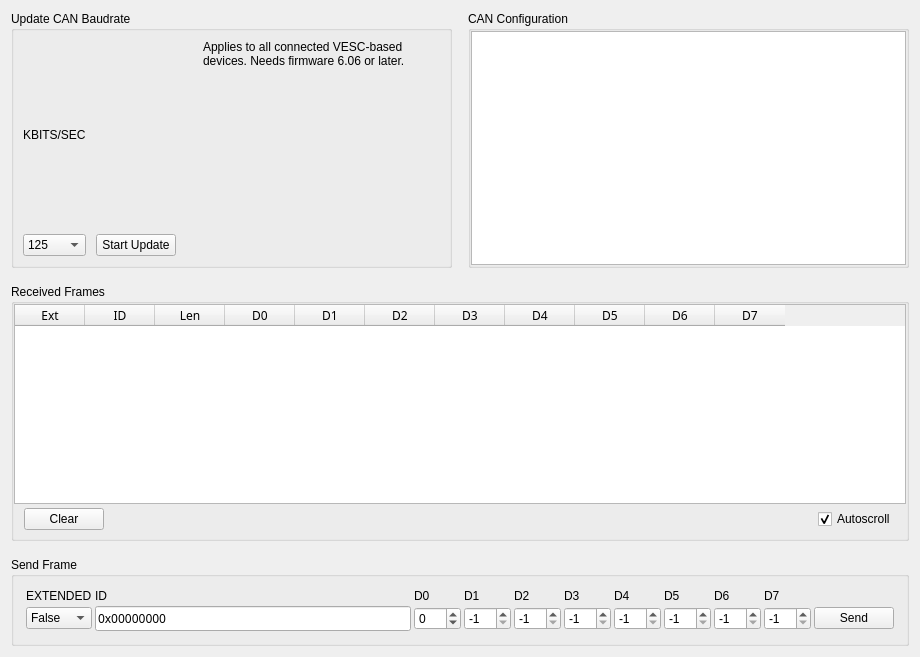
<?xml version="1.0" encoding="UTF-8"?>
<ui version="4.0">
 <class>PageCanAnalyzer</class>
 <widget class="QWidget" name="PageCanAnalyzer">
  <property name="geometry">
   <rect>
    <x>0</x>
    <y>0</y>
    <width>920</width>
    <height>657</height>
   </rect>
  </property>
  <property name="windowTitle">
   <string>Form</string>
  </property>
  <layout class="QVBoxLayout" name="verticalLayout">
   <property name="spacing">
    <number>16</number>
   </property>
   <item>
    <layout class="QHBoxLayout" name="horizontalLayout_3" stretch="1,1">
     <property name="spacing">
      <number>16</number>
     </property>
     <item>
      <widget class="QGroupBox" name="groupBox_2">
       <property name="title">
        <string>Update CAN Baudrate</string>
       </property>
       <layout class="QHBoxLayout" name="horizontalLayout_2" stretch="0,0,0,0,1">
        <property name="spacing">
         <number>10</number>
        </property>
        <item>
         <layout class="QVBoxLayout" name="canBaudLayout">
          <property name="spacing">
           <number>5</number>
          </property>
          <item>
           <widget class="QLabel" name="label_11">
            <property name="caption" stdset="0">
             <bool>true</bool>
            </property>
            <property name="text">
             <string>KBITS/SEC</string>
            </property>
           </widget>
          </item>
          <item>
           <widget class="QComboBox" name="canBaudBox">
            <item>
             <property name="text">
              <string>125</string>
             </property>
            </item>
            <item>
             <property name="text">
              <string>250</string>
             </property>
            </item>
            <item>
             <property name="text">
              <string>500</string>
             </property>
            </item>
            <item>
             <property name="text">
              <string>1000</string>
             </property>
            </item>
            <item>
             <property name="text">
              <string>10</string>
             </property>
            </item>
            <item>
             <property name="text">
              <string>20</string>
             </property>
            </item>
            <item>
             <property name="text">
              <string>50</string>
             </property>
            </item>
            <item>
             <property name="text">
              <string>75</string>
             </property>
            </item>
            <item>
             <property name="text">
              <string>100</string>
             </property>
            </item>
           </widget>
          </item>
         </layout>
        </item>
        <item alignment="Qt::AlignmentFlag::AlignBottom">
         <widget class="QPushButton" name="updateCanBaudButton">
          <property name="text">
           <string>Start Update</string>
          </property>
         </widget>
        </item>
        <item alignment="Qt::AlignmentFlag::AlignTop">
         <widget class="QLabel" name="canBaudNoteIcon"/>
        </item>
        <item>
         <widget class="QLabel" name="canBaudNoteLabel">
          <property name="hint" stdset="0">
           <bool>true</bool>
          </property>
          <property name="text">
           <string>Applies to all connected VESC-based devices. Needs firmware 6.06 or later.</string>
          </property>
          <property name="alignment">
           <set>Qt::AlignmentFlag::AlignLeading|Qt::AlignmentFlag::AlignTop</set>
          </property>
          <property name="wordWrap">
           <bool>true</bool>
          </property>
         </widget>
        </item>
       </layout>
      </widget>
     </item>
     <item>
      <widget class="QGroupBox" name="groupBox_3">
       <property name="title">
        <string>CAN Configuration</string>
       </property>
       <property name="flat">
        <bool>true</bool>
       </property>
       <layout class="QVBoxLayout" name="verticalLayout_2">
        <property name="leftMargin">
         <number>0</number>
        </property>
        <property name="topMargin">
         <number>0</number>
        </property>
        <property name="rightMargin">
         <number>0</number>
        </property>
        <property name="bottomMargin">
         <number>0</number>
        </property>
        <item>
         <widget class="ParamTable" name="paramTable"/>
        </item>
       </layout>
      </widget>
     </item>
    </layout>
   </item>
   <item>
    <widget class="QGroupBox" name="groupBox_4">
     <property name="title">
      <string>Received Frames</string>
     </property>
     <property name="flat">
      <bool>true</bool>
     </property>
     <layout class="QVBoxLayout" name="verticalLayout_3">
      <property name="leftMargin">
       <number>0</number>
      </property>
      <property name="topMargin">
       <number>0</number>
      </property>
      <property name="rightMargin">
       <number>0</number>
      </property>
      <property name="bottomMargin">
       <number>0</number>
      </property>
      <item>
       <widget class="QFrame" name="framesFrame">
        <property name="well" stdset="0">
         <bool>true</bool>
        </property>
        <layout class="QVBoxLayout" name="framesFrameLayout">
         <property name="spacing">
          <number>0</number>
         </property>
         <property name="leftMargin">
          <number>0</number>
         </property>
         <property name="topMargin">
          <number>0</number>
         </property>
         <property name="rightMargin">
          <number>0</number>
         </property>
         <property name="bottomMargin">
          <number>0</number>
         </property>
         <item>
          <widget class="QTableWidget" name="msgTable">
           <property name="font">
            <font>
             <family>Roboto Mono</family>
            </font>
           </property>
           <property name="editTriggers">
            <set>QAbstractItemView::EditTrigger::NoEditTriggers</set>
           </property>
           <attribute name="horizontalHeaderDefaultSectionSize">
            <number>70</number>
           </attribute>
           <column>
            <property name="text">
             <string>Ext</string>
            </property>
           </column>
           <column>
            <property name="text">
             <string>ID</string>
            </property>
           </column>
           <column>
            <property name="text">
             <string>Len</string>
            </property>
           </column>
           <column>
            <property name="text">
             <string>D0</string>
            </property>
           </column>
           <column>
            <property name="text">
             <string>D1</string>
            </property>
           </column>
           <column>
            <property name="text">
             <string>D2</string>
            </property>
           </column>
           <column>
            <property name="text">
             <string>D3</string>
            </property>
           </column>
           <column>
            <property name="text">
             <string>D4</string>
            </property>
           </column>
           <column>
            <property name="text">
             <string>D5</string>
            </property>
           </column>
           <column>
            <property name="text">
             <string>D6</string>
            </property>
           </column>
           <column>
            <property name="text">
             <string>D7</string>
            </property>
           </column>
          </widget>
         </item>
         <item>
          <layout class="QHBoxLayout" name="horizontalLayout">
           <property name="leftMargin">
            <number>10</number>
           </property>
           <property name="topMargin">
            <number>4</number>
           </property>
           <property name="rightMargin">
            <number>10</number>
           </property>
           <property name="bottomMargin">
            <number>8</number>
           </property>
           <item>
            <widget class="QPushButton" name="clearRxButton">
             <property name="text">
              <string>Clear</string>
             </property>
             <property name="icon">
              <iconset resource="../res.qrc">
               <normaloff>:/res/icons/Delete-96.png</normaloff>:/res/icons/Delete-96.png</iconset>
             </property>
            </widget>
           </item>
           <item>
            <spacer name="horizontalSpacer">
             <property name="orientation">
              <enum>Qt::Orientation::Horizontal</enum>
             </property>
             <property name="sizeHint" stdset="0">
              <size>
               <width>20</width>
               <height>20</height>
              </size>
             </property>
            </spacer>
           </item>
           <item>
            <widget class="QCheckBox" name="autoScrollBox">
             <property name="text">
              <string>Autoscroll</string>
             </property>
             <property name="checked">
              <bool>true</bool>
             </property>
            </widget>
           </item>
          </layout>
         </item>
        </layout>
       </widget>
      </item>
     </layout>
    </widget>
   </item>
   <item>
    <widget class="QGroupBox" name="groupBox">
     <property name="title">
      <string>Send Frame</string>
     </property>
     <layout class="QGridLayout" name="gridLayout">
      <property name="leftMargin">
       <number>12</number>
      </property>
      <property name="topMargin">
       <number>12</number>
      </property>
      <property name="rightMargin">
       <number>12</number>
      </property>
      <property name="bottomMargin">
       <number>12</number>
      </property>
      <property name="spacing">
       <number>3</number>
      </property>
      <item row="1" column="1">
       <widget class="QLineEdit" name="sendIdEdit">
        <property name="font">
         <font>
          <family>Roboto Mono</family>
         </font>
        </property>
        <property name="text">
         <string>0x00000000</string>
        </property>
       </widget>
      </item>
      <item row="0" column="3">
       <widget class="QLabel" name="label_4">
        <property name="caption" stdset="0">
         <bool>true</bool>
        </property>
        <property name="text">
         <string>D1</string>
        </property>
        <property name="alignment">
         <set>Qt::AlignmentFlag::AlignLeading|Qt::AlignmentFlag::AlignVCenter</set>
        </property>
       </widget>
      </item>
      <item row="1" column="3">
       <widget class="QSpinBox" name="sendD1Box">
        <property name="arrows" stdset="0">
         <bool>false</bool>
        </property>
        <property name="minimum">
         <number>-1</number>
        </property>
        <property name="maximum">
         <number>255</number>
        </property>
        <property name="value">
         <number>-1</number>
        </property>
       </widget>
      </item>
      <item row="0" column="2">
       <widget class="QLabel" name="label_3">
        <property name="caption" stdset="0">
         <bool>true</bool>
        </property>
        <property name="text">
         <string>D0</string>
        </property>
        <property name="alignment">
         <set>Qt::AlignmentFlag::AlignLeading|Qt::AlignmentFlag::AlignVCenter</set>
        </property>
       </widget>
      </item>
      <item row="1" column="4">
       <widget class="QSpinBox" name="sendD2Box">
        <property name="arrows" stdset="0">
         <bool>false</bool>
        </property>
        <property name="minimum">
         <number>-1</number>
        </property>
        <property name="maximum">
         <number>255</number>
        </property>
        <property name="value">
         <number>-1</number>
        </property>
       </widget>
      </item>
      <item row="1" column="9">
       <widget class="QSpinBox" name="sendD7Box">
        <property name="arrows" stdset="0">
         <bool>false</bool>
        </property>
        <property name="minimum">
         <number>-1</number>
        </property>
        <property name="maximum">
         <number>255</number>
        </property>
        <property name="value">
         <number>-1</number>
        </property>
       </widget>
      </item>
      <item row="1" column="2">
       <widget class="QSpinBox" name="sendD0Box">
        <property name="arrows" stdset="0">
         <bool>false</bool>
        </property>
        <property name="minimum">
         <number>-1</number>
        </property>
        <property name="maximum">
         <number>255</number>
        </property>
        <property name="value">
         <number>0</number>
        </property>
       </widget>
      </item>
      <item row="0" column="1">
       <widget class="QLabel" name="label_2">
        <property name="caption" stdset="0">
         <bool>true</bool>
        </property>
        <property name="text">
         <string>ID</string>
        </property>
        <property name="alignment">
         <set>Qt::AlignmentFlag::AlignLeading|Qt::AlignmentFlag::AlignVCenter</set>
        </property>
       </widget>
      </item>
      <item row="1" column="5">
       <widget class="QSpinBox" name="sendD3Box">
        <property name="arrows" stdset="0">
         <bool>false</bool>
        </property>
        <property name="minimum">
         <number>-1</number>
        </property>
        <property name="maximum">
         <number>255</number>
        </property>
        <property name="value">
         <number>-1</number>
        </property>
       </widget>
      </item>
      <item row="1" column="6">
       <widget class="QSpinBox" name="sendD4Box">
        <property name="arrows" stdset="0">
         <bool>false</bool>
        </property>
        <property name="minimum">
         <number>-1</number>
        </property>
        <property name="maximum">
         <number>255</number>
        </property>
        <property name="value">
         <number>-1</number>
        </property>
       </widget>
      </item>
      <item row="0" column="0">
       <widget class="QLabel" name="label">
        <property name="caption" stdset="0">
         <bool>true</bool>
        </property>
        <property name="text">
         <string>EXTENDED</string>
        </property>
        <property name="alignment">
         <set>Qt::AlignmentFlag::AlignLeading|Qt::AlignmentFlag::AlignVCenter</set>
        </property>
       </widget>
      </item>
      <item row="1" column="7">
       <widget class="QSpinBox" name="sendD5Box">
        <property name="arrows" stdset="0">
         <bool>false</bool>
        </property>
        <property name="minimum">
         <number>-1</number>
        </property>
        <property name="maximum">
         <number>255</number>
        </property>
        <property name="value">
         <number>-1</number>
        </property>
       </widget>
      </item>
      <item row="1" column="8">
       <widget class="QSpinBox" name="sendD6Box">
        <property name="arrows" stdset="0">
         <bool>false</bool>
        </property>
        <property name="minimum">
         <number>-1</number>
        </property>
        <property name="maximum">
         <number>255</number>
        </property>
        <property name="value">
         <number>-1</number>
        </property>
       </widget>
      </item>
      <item row="1" column="10">
       <widget class="QPushButton" name="sendButton">
        <property name="primary" stdset="0">
         <bool>true</bool>
        </property>
        <property name="text">
         <string>Send</string>
        </property>
        <property name="icon">
         <iconset resource="../res.qrc">
          <normaloff>:/res/icons/Send File-96.png</normaloff>:/res/icons/Send File-96.png</iconset>
        </property>
       </widget>
      </item>
      <item row="0" column="4">
       <widget class="QLabel" name="label_5">
        <property name="caption" stdset="0">
         <bool>true</bool>
        </property>
        <property name="text">
         <string>D2</string>
        </property>
        <property name="alignment">
         <set>Qt::AlignmentFlag::AlignLeading|Qt::AlignmentFlag::AlignVCenter</set>
        </property>
       </widget>
      </item>
      <item row="0" column="5">
       <widget class="QLabel" name="label_6">
        <property name="caption" stdset="0">
         <bool>true</bool>
        </property>
        <property name="text">
         <string>D3</string>
        </property>
        <property name="alignment">
         <set>Qt::AlignmentFlag::AlignLeading|Qt::AlignmentFlag::AlignVCenter</set>
        </property>
       </widget>
      </item>
      <item row="0" column="6">
       <widget class="QLabel" name="label_7">
        <property name="caption" stdset="0">
         <bool>true</bool>
        </property>
        <property name="text">
         <string>D4</string>
        </property>
        <property name="alignment">
         <set>Qt::AlignmentFlag::AlignLeading|Qt::AlignmentFlag::AlignVCenter</set>
        </property>
       </widget>
      </item>
      <item row="0" column="7">
       <widget class="QLabel" name="label_8">
        <property name="caption" stdset="0">
         <bool>true</bool>
        </property>
        <property name="text">
         <string>D5</string>
        </property>
        <property name="alignment">
         <set>Qt::AlignmentFlag::AlignLeading|Qt::AlignmentFlag::AlignVCenter</set>
        </property>
       </widget>
      </item>
      <item row="0" column="8">
       <widget class="QLabel" name="label_9">
        <property name="caption" stdset="0">
         <bool>true</bool>
        </property>
        <property name="text">
         <string>D6</string>
        </property>
        <property name="alignment">
         <set>Qt::AlignmentFlag::AlignLeading|Qt::AlignmentFlag::AlignVCenter</set>
        </property>
       </widget>
      </item>
      <item row="0" column="9">
       <widget class="QLabel" name="label_10">
        <property name="caption" stdset="0">
         <bool>true</bool>
        </property>
        <property name="text">
         <string>D7</string>
        </property>
        <property name="alignment">
         <set>Qt::AlignmentFlag::AlignLeading|Qt::AlignmentFlag::AlignVCenter</set>
        </property>
       </widget>
      </item>
      <item row="1" column="0">
       <widget class="QComboBox" name="sendExtBox">
        <item>
         <property name="text">
          <string>False</string>
         </property>
        </item>
        <item>
         <property name="text">
          <string>True</string>
         </property>
        </item>
       </widget>
      </item>
     </layout>
    </widget>
   </item>
  </layout>
 </widget>
 <customwidgets>
  <customwidget>
   <class>ParamTable</class>
   <extends>QTableWidget</extends>
   <header>widgets/paramtable.h</header>
  </customwidget>
 </customwidgets>
 <resources>
  <include location="../res.qrc"/>
 </resources>
 <connections/>
</ui>
